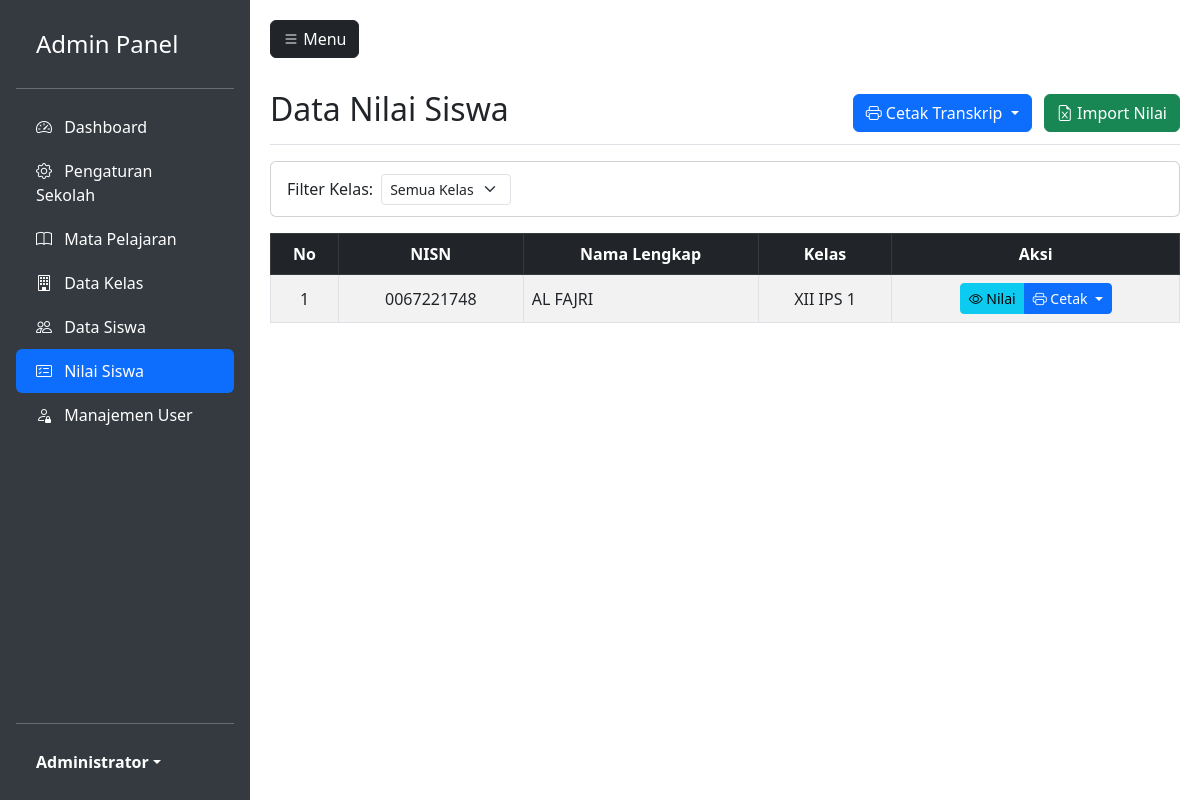
The page /admin/grades.php (signed in) on the database as committed earlier.
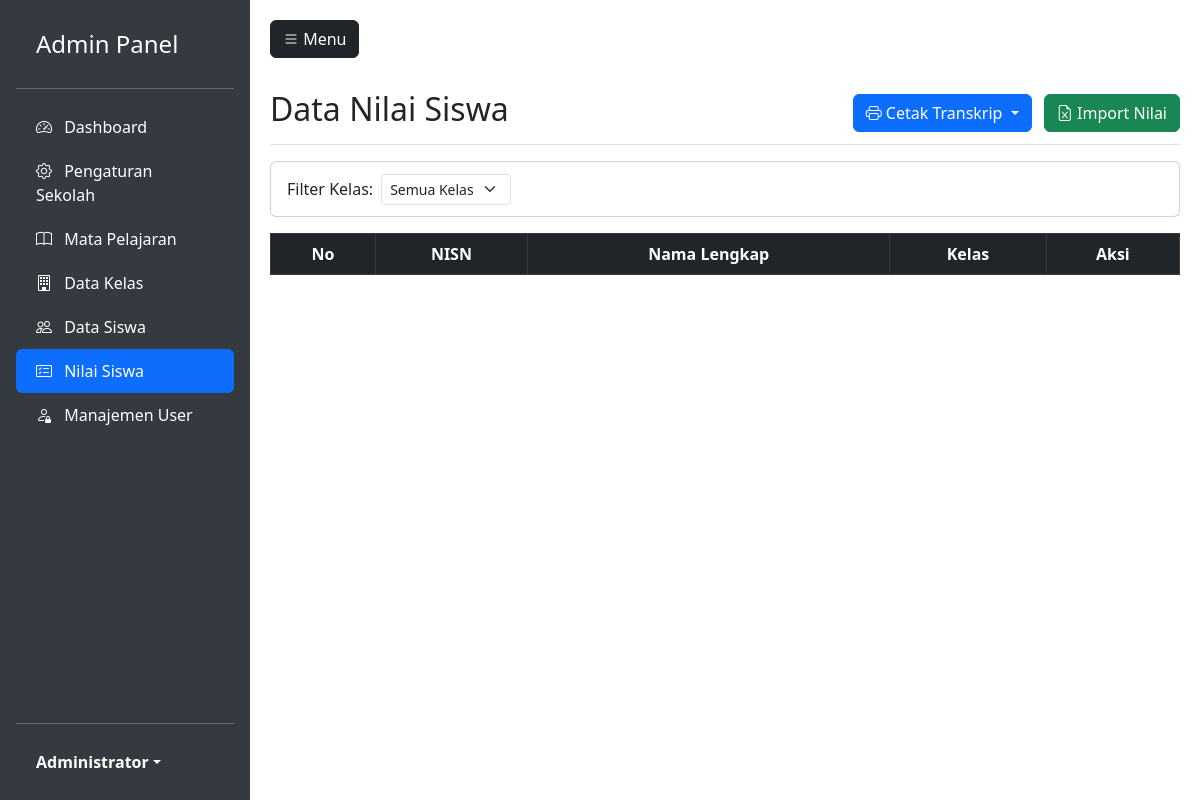
The same page on the database as committed later.
### tables this page shows
CREATE TABLE `students` (
  `id` int(11) NOT NULL,
  `nisn` varchar(20) NOT NULL,
  `name` varchar(100) NOT NULL,
  `class` varchar(20) NOT NULL,
  `gender` enum('L','P') DEFAULT NULL,
  `pob` varchar(100) DEFAULT NULL,
  `dob` date DEFAULT NULL,
  `status` enum('LULUS','TIDAK LULUS') DEFAULT 'LULUS'
);

### admin/grades.php (the view, shortened to what this page needs)
<?php
require_once 'header.php';
$query = "SELECT * FROM students";
$params = [];
$query .= " ORDER BY class, name";
$stmt = $pdo->prepare($query);
$stmt->execute($params);
$students = $stmt->fetchAll();
?>
<div class="d-flex justify-content-between flex-wrap flex-md-nowrap align-items-center pt-3 pb-2 mb-3 border-bottom">
    <h1 class="h2">Data Nilai Siswa</h1>
    <div>
        <div class="btn-group me-2">
            <button type="button" class="btn btn-primary dropdown-toggle" data-bs-toggle="dropdown" aria-expanded="false">
                <i class="bi bi-printer"></i> Cetak Transkrip
            </button>
        </div>
        <a href="import_grades.php" class="btn btn-success"><i class="bi bi-file-earmark-excel"></i> Import Nilai</a>
    </div>
</div>
<div class="card mb-3">
    <div class="card-body py-2">
        <form method="GET" class="row g-2 align-items-center">
            <div class="col-auto">
                <label class="col-form-label">Filter Kelas:</label>
            </div>
            <div class="col-auto">
                <select name="filter_class" class="form-select form-select-sm" onchange="this.form.submit()">
                    <option value="">Semua Kelas</option>
                </select>
            </div>
        </form>
    </div>
</div>
<div class="table-responsive">
    <table class="table table-striped table-bordered align-middle">
        <thead class="table-dark text-center">
            <tr>
                <th>No</th>
                <th>NISN</th>
                <th>Nama Lengkap</th>
                <th>Kelas</th>
                <th>Aksi</th>
            </tr>
        </thead>
        <tbody>
            <?php foreach ($students as $index => $student): ?>
            <tr>
                <td class="text-center"><?= $index + 1 ?></td>
                <td class="text-center"><?= htmlspecialchars($student['nisn']) ?></td>
                <td><?= htmlspecialchars($student['name']) ?></td>
                <td class="text-center"><?= htmlspecialchars($student['class']) ?></td>
                <td class="text-center">
                    <div class="btn-group">
                        <button type="button" class="btn btn-sm btn-info" onclick="viewGrades(<?= $student['id'] ?>, '<?= $student['name'] ?>')">
                            <i class="bi bi-eye"></i> Nilai
                        </button>
                        <button type="button" class="btn btn-sm btn-primary dropdown-toggle" data-bs-toggle="dropdown">
                            <i class="bi bi-printer"></i> Cetak
                        </button>
                    </div>
                </td>
            </tr>
            <?php endforeach; ?>
        </tbody>
    </table>
</div>
<?php require_once 'footer.php'; ?>

Rows that differ between the two databases and show on the page:
removed students: nisn "0067221748", name "AL FAJRI", class "XII IPS 1"
